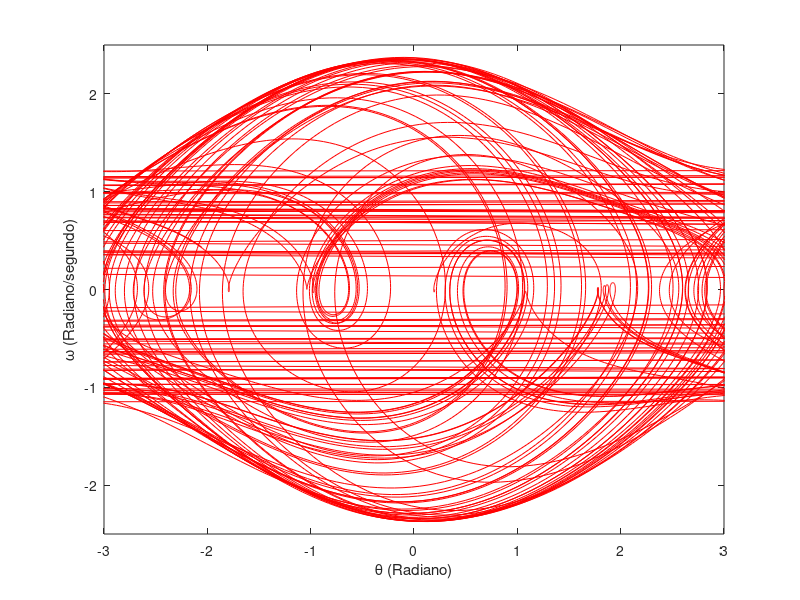
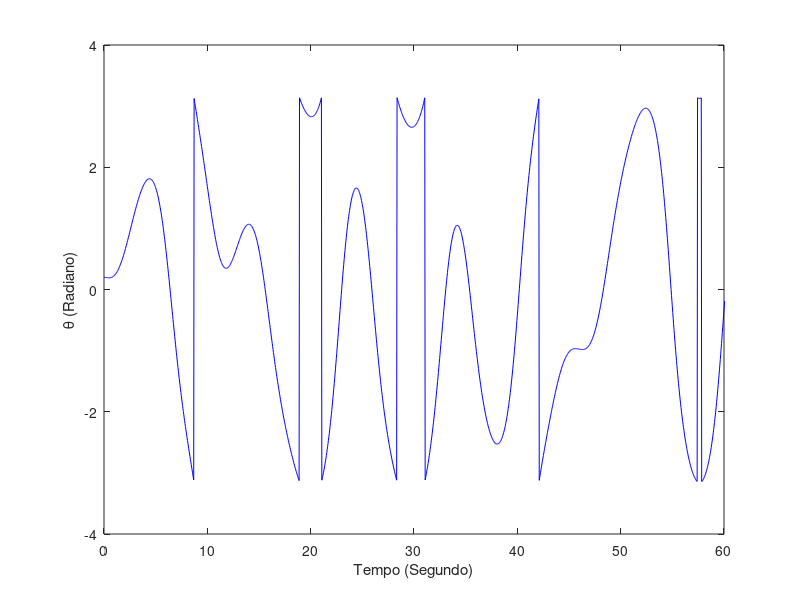
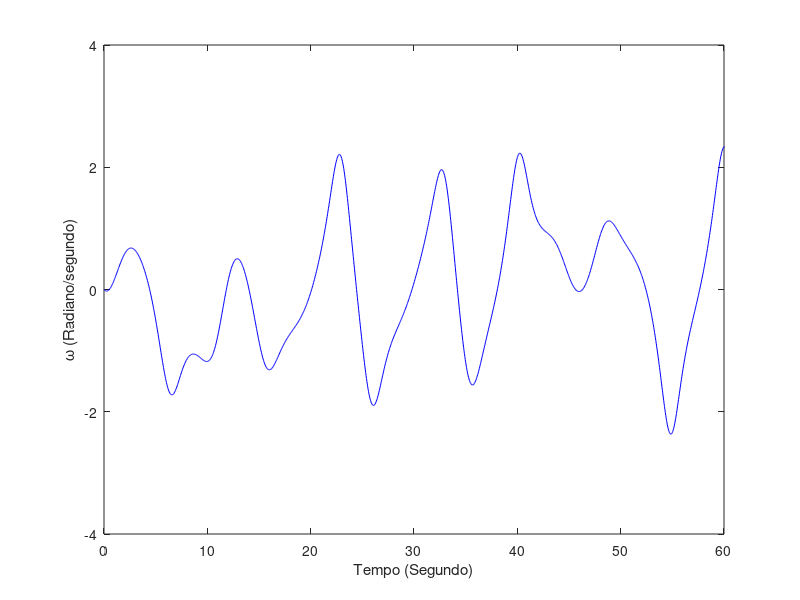

The MATLAB source for these figures, in order:
clear; 
length = 9.8; 
g = 9.8; 
q = 0.5;
F_Drive=1.2; 
Omega_D=2/3; 
npoints =15000; 
dt = 0.04;
theta = zeros(npoints,1); 
time = zeros(npoints,1);
theta(1)=0.2;
omega(1)=0;
for step = 1:npoints-1;
omega(step+1) = omega(step)+(-(g/length)*sin(theta(step))-q*omega(step) ...
              + F_Drive*sin(Omega_D*time(step)))*dt;
temporary_theta_step_plus_1 = theta(step)+omega(step+1)*dt;
if (temporary_theta_step_plus_1 < -pi)
    temporary_theta_step_plus_1= temporary_theta_step_plus_1+2*pi;
elseif (temporary_theta_step_plus_1 > pi) 
    temporary_theta_step_plus_1= temporary_theta_step_plus_1-2*pi;
end;

theta(step+1)=temporary_theta_step_plus_1;
time(step+1) = time(step) + dt;
end;
figure
plot (theta,omega,'r' ); 
xlabel('\theta (Radiano)');
ylabel('\omega (Radiano/segundo)');
axis([-3,3,-2.5,2.5])
figure
plot(time,theta,'b');
xlabel('Tempo (Segundo)');
ylabel('\theta (Radiano)');
axis([0,60,-4,4])
figure
plot(time,omega,'b');
xlabel('Tempo (Segundo)');
ylabel('\omega (Radiano/segundo)');
axis([0,60,-4,4])

